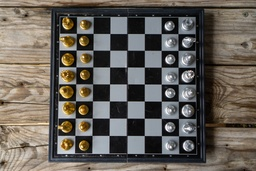
#> input picture images/chess_with_pieces.jpg, 256 x 171 px, shrunk from 2048 x 1365 before the run
$ python -i field_detect.py   (imports and definitions only)   (older library calls are emulated)
#> lines starting #> are read from the running program, lines starting #| are printed output that depends on the picture; after the words box and inside, x2 and y2 are one past the last pixel; in counts of white or black regions, pixels touching at a corner belong together
### chess_detection/util.py
import numpy as np
import cv2

from typing import *


# [21 lines left out: functions draw_points, draw_mask, draw_boxes, not called in this run]


def random_color(dims: int = 3):
    return tuple(np.random.randint(255, size=dims).tolist())


# [64 lines left out: functions draw_circles, draw_labels, draw_event, pad_to_shape_centered, not called in this run]


class f:
    def __init__(self, func: Callable, *args, **kwargs):
        self.func = func
        self.args = args
        self.kwargs = kwargs

    def __call__(self, img: np.ndarray):
        return self.func(img, *self.args, **self.kwargs)

    def __add__(self, o):
        if isinstance(o, f):
            return Pipeline(self, o)
        elif isinstance(o, Pipeline):
            return Pipeline(self, o.func_list)


class Pipeline:
    def __init__(self, *func_list: f):
        self.func_list = func_list

    def __call__(self, img: np.ndarray):
        temp_img = img.copy()
        for func in self.func_list:
            temp_img = func(temp_img)
        return temp_img

    def __add__(self, o):
        if not isinstance(o, (Pipeline, f)):
            raise TypeError(f"Cannot add '{type(o)}' to Pipeline")
        if isinstance(o, Pipeline):
            return Pipeline(*self.func_list, *o.func_list)
        elif isinstance(o, f):
            return Pipeline(*self.func_list, o)


do_gray = f(cv2.cvtColor, cv2.COLOR_BGR2GRAY)
do_invert = f(cv2.bitwise_not)

final_do_contours = f(cv2.findContours, cv2.RETR_TREE, cv2.CHAIN_APPROX_SIMPLE)

do_otsu = f(lambda img_gray: cv2.threshold(img_gray, 0, 255, cv2.THRESH_BINARY + cv2.THRESH_OTSU)[1])

def otsu_canny(img_gray: np.ndarray):
    otsu_thresh, _ = cv2.threshold(img_gray, 0, 255, cv2.THRESH_BINARY + cv2.THRESH_OTSU)
    edges = cv2.Canny(img_gray, 0.5*otsu_thresh, otsu_thresh, apertureSize=3)
    return edges
do_otsu_canny = f(otsu_canny)


def adaptive_thresh_gauss(img: np.ndarray, blocksize=3, constant=2):
    img_ad_gauss = cv2.adaptiveThreshold(
        img,
        255,
        cv2.ADAPTIVE_THRESH_MEAN_C,
        cv2.THRESH_BINARY_INV,
        blocksize,
        constant,
    )
    return img_ad_gauss
do_adaptive = f(adaptive_thresh_gauss, blocksize=151)


# [11 lines left out: function clahe_channels, not called in this run]

### chess_detection/field_detect.py
import numpy as np
import cv2
from .util import *


### TODO: Idea - if the regular method is too skewed from the whole board center, then calculate squares from the whole board
from dataclasses import dataclass

@dataclass
class FieldDetectionResults:
    field_centers: np.ndarray
    board_rect: np.ndarray
    field_side_size: float

@dataclass
class FieldDetectionResults_Contours(FieldDetectionResults):
    field_contours: np.ndarray
    board_contour: np.ndarray


### FieldDetectorContour

class FieldDetectorContour:
    def __init__(self, area_diff_thresh: float = 0.2, w_h_diff_thresh: float = 0.2):
        self.area_diff_thresh = area_diff_thresh
        self.w_h_diff_thresh = w_h_diff_thresh

        self.contour_pipe = Pipeline(
            do_gray,
            f(cv2.GaussianBlur, (3, 3), 0),
            do_otsu,
            f(cv2.morphologyEx, cv2.MORPH_OPEN, np.ones((3,3)), iterations=1),
            do_invert,
            f(cv2.findContours, cv2.RETR_TREE, cv2.CHAIN_APPROX_NONE)
        )

    # [9 lines left out: function _calc_fields_centers_from_board_rect, not called in this run]

    def _get_sqr_contours(self, img: np.ndarray, do_rotated: bool = False) -> Tuple[np.ndarray, np.ndarray]:
        contours, _ = self.contour_pipe(img)
        sqr_contours = []
        areas = []
        for contour in contours:
            epsilon = 0.1*cv2.arcLength(contour, True)
            approx = cv2.approxPolyDP(contour, epsilon, True)
            area = cv2.contourArea(contour)
            if do_rotated:
                w, h = cv2.minAreaRect(contour)[1]
            else:
                _, _, w, h = cv2.boundingRect(contour)
            if area > 100 and len(approx) == 4 and (w*h/area - 1) < self.area_diff_thresh and np.abs(w/h - 1) < self.w_h_diff_thresh:
                sqr_contours.append(contour)
                areas.append(area)
        sqr_contours = np.array(sqr_contours, dtype=object)
        areas = np.array(areas)
        return sqr_contours, areas

    # [63 lines left out: function detect_fields_centers, not called in this run]


def calc_lines_mask(edges: np.ndarray, threshold: Optional[int] = None):
    if threshold is None:
        threshold = min(edges.shape) // 5
    lines = cv2.HoughLines(edges, 1, np.pi / 180, threshold)

    line_mask = np.zeros_like(edges, dtype=np.uint8)
    for rho, theta in lines[:, 0]:
        a = np.cos(theta)
        b = np.sin(theta)
        x0 = a * rho
        y0 = b * rho
        x1 = int(x0 + 10000 * (-b))
        y1 = int(y0 + 10000 * (a))
        x2 = int(x0 - 10000 * (-b))
        y2 = int(y0 - 10000 * (a))
        cv2.line(line_mask, (x1, y1), (x2, y2), 255, 2)
    return line_mask
do_lines_mask = f(calc_lines_mask)


### FieldDetectorHough

# [8 lines left out: function calc_lines_p_mask, not called in this run]
do_lines_p_mask = f(calc_lines_p_mask)


# [14 lines left out: function draw_lines, not called in this run]


def sobel(src_image, kernel_size: int):
    grad_x = cv2.Sobel(src_image, cv2.CV_16S, 1, 0, ksize=kernel_size, scale=1,
                      delta=0, borderType=cv2.BORDER_DEFAULT)
    grad_y = cv2.Sobel(src_image, cv2.CV_16S, 0, 1, ksize=kernel_size, scale=1,
                      delta=0, borderType=cv2.BORDER_DEFAULT)
    abs_grad_x = cv2.convertScaleAbs(grad_x)
    abs_grad_y = cv2.convertScaleAbs(grad_y)

    grad = cv2.addWeighted(abs_grad_x, 0.5, abs_grad_y, 0.5, 0)

    return grad


def calc_corners_mask(img_gray: np.ndarray, dilate_iters: int = 1):
    # img_gray = cv2.GaussianBlur(img_gray, (3, 3), 0)
    img_gray = sobel(img_gray, 3)
    dst = cv2.cornerHarris(img_gray, 3, 3, 0.04)
    dst = cv2.dilate(dst, None, iterations=dilate_iters)

    corner_mask = np.zeros_like(img_gray, dtype=np.uint8)
    corner_mask[(dst > 0.01*dst.max())] = 255
    return corner_mask


class Range:
    def __init__(self, lhs: int, rhs: int):
        self.lhs = lhs
        self.rhs = rhs

    def __contains__(self, item: int) -> bool:
        return self.lhs <= item and item <= self.rhs


class FieldDetectorHough:
    def __init__(self, angle_tol: float = 0.01, sqr_size_tol: float = 0.1, do_rotated: bool = False):
        self.angle_tol = angle_tol
        self.sqr_size_tol = sqr_size_tol
        self.field_detector_contour = FieldDetectorContour()
        self.do_rotated = do_rotated

    def detect_fields_centers(self, img: np.ndarray) -> FieldDetectionResults:
        _, areas = self.field_detector_contour._get_sqr_contours(img, do_rotated=self.do_rotated)
        if len(areas) < 1:
            return None
        area_inds_sorted = areas.argsort()
        sqr_area = areas[area_inds_sorted[(len(area_inds_sorted)-1) // 2]] # Take median sqr area
        sqr_side_size = np.sqrt(sqr_area)

        cand_points = self._get_candidate_points(img)
        good_points_inds = self._pick_good_points(cand_points, sqr_side_size)
        # field_centers, board_rect, field_side_size = self._pick_best_grid(cand_points[good_points_inds], cand_points, sqr_side_size)
        grid_res = self._pick_best_grid(cand_points[good_points_inds], cand_points, sqr_side_size)
        if grid_res is None:
            return None
        field_centers, board_rect = grid_res

        return FieldDetectionResults(
            field_centers=field_centers,
            board_rect=board_rect,
            field_side_size=sqr_side_size
        )

    def _calc_cos_sims(self, points: np.ndarray) -> np.ndarray:
        diff_matrix = (points[:, np.newaxis] - points[np.newaxis])
        norms = np.linalg.norm(diff_matrix, axis=-1)
        norms[norms == 0] = 1
        cos_sims = (diff_matrix[:, np.newaxis] * diff_matrix[:, :, np.newaxis]).sum(axis=-1) / norms[:, np.newaxis] / norms[:, :, np.newaxis]
        return cos_sims

    def _pick_best_grid(self, good_points: np.ndarray, all_points: np.ndarray, sqr_side_size: float) -> Tuple[np.ndarray, np.ndarray]:
        # [4 lines left out: function eval_box, not called in this run]

        rect = cv2.minAreaRect(good_points[:, np.newaxis].astype(np.int32))
        box = cv2.boxPoints(rect)

        dim1_diff, dim2_diff = box[1] - box[0], box[2] - box[1]
        dim1_size = int(np.round(np.linalg.norm(dim1_diff) / sqr_side_size))
        dim2_size = int(np.round(np.linalg.norm(dim2_diff) / sqr_side_size))
        if dim1_size == 0 or dim2_size == 0 or dim1_size > 8 or dim2_size > 8:
            return None
        dim1_delta, dim2_delta = dim1_diff / dim1_size, dim2_diff / dim2_size

        dim1_remains, dim2_remains = 8 - dim1_size, 8 - dim2_size
        new_box = np.empty_like(box)
        boxes, evals = [], []
        for dim1_before in range(dim1_remains+1):
            dim1_after = dim1_remains - dim1_before
            for dim2_before in range(dim2_remains+1):
                dim2_after = dim2_remains - dim2_before
                new_box[0] = box[0] - dim1_before * dim1_delta - dim2_before * dim2_delta
                new_box[1] = box[1] + dim1_after * dim1_delta - dim2_before * dim2_delta
                new_box[2] = box[2] + dim1_after * dim1_delta + dim2_after * dim2_delta
                new_box[3] = box[3] - dim1_before * dim1_delta + dim2_after * dim2_delta
                boxes.append(new_box.copy())
                evals.append(eval_box(new_box))

        best_box = boxes[np.argmin(evals)]
        field_centers = []
        for i in range(8):
            for j in range(8):
                field_centers.append(best_box[0] + (i+0.5) * dim1_delta + (j+0.5) * dim2_delta)
        field_centers = np.array(field_centers, dtype=np.int32)

        return field_centers, best_box

    def _get_candidate_points(self, img: np.ndarray) -> np.ndarray:
        edges = (do_gray + do_adaptive + do_otsu_canny)(img)
        line_mask = calc_lines_mask(edges)
        corner_mask = calc_corners_mask(do_gray(img), dilate_iters=2)

        intersect_mask = cv2.bitwise_and(line_mask, corner_mask)

        numLabels, labels, stats, centroids = cv2.connectedComponentsWithStats(intersect_mask)
        centroids = centroids[1:]
        centroids = centroids.astype(np.int32)
        return centroids

    def _pick_good_points(self, points: np.ndarray, sqr_side_size: float) -> np.ndarray:
        inside_point_inds = []

        # cos_sims = np.abs(self._calc_cos_sims(points))
        cos_sims = self._calc_cos_sims(points)

        for i, point in enumerate(points):
            dists = np.linalg.norm(points - point, axis=1)
            good_dists_inds = np.where(np.isclose(dists, sqr_side_size, atol=0, rtol=self.sqr_size_tol))[0]
            good_dists = dists[good_dists_inds]
            if len(good_dists) < 4:
                continue

            good_dists_sorted_inds = good_dists.argsort()
            windows = np.lib.stride_tricks.sliding_window_view(good_dists[good_dists_sorted_inds], 4)
            windows_diffsums = (windows - windows.mean(axis=1)[..., np.newaxis]).sum(axis=1)
            best_window_ind = np.argmin(windows_diffsums)
            best_point_inds = good_dists_inds[good_dists_sorted_inds[best_window_ind: best_window_ind+4]]

            inds1 = np.repeat(best_point_inds, len(best_point_inds))
            inds2 = np.tile(best_point_inds, len(best_point_inds))
            same_dist_sims = cos_sims[i, inds1, inds2]
            # angle_check = np.all(
            #     np.isclose(same_dist_sims, 1, atol=self.angle_tol, rtol=0) |
            #     np.isclose(same_dist_sims, 0, atol=self.angle_tol, rtol=0)
            # )
            angle_check = (
                np.isclose(same_dist_sims, 0, atol=self.angle_tol, rtol=0).sum() == 8
                and np.isclose(same_dist_sims, 1, atol=self.angle_tol, rtol=0).sum() == 4
                and np.isclose(same_dist_sims, -1, atol=self.angle_tol, rtol=0).sum() == 4
            )

            if angle_check:
                inside_point_inds.append(i)
                # [4 lines of commented-out code are left out]

        return inside_point_inds

>>> import cv2
>>> picture = cv2.imread('../images/chess_with_pieces.jpg')
#> picture is the input picture: shape (171, 256, 3); mean B, G, R 89.6, 96.9, 102.9
>>> result = FieldDetectorHough().detect_fields_centers(picture)
#> the loop in __call__, `for func in self.func_list:` made 6 passes
#> pass 3, in __call__, `temp_img = func(temp_img)`:
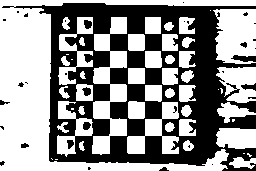
#> temp_img: shape (171, 256); 56.3% white; 33 black regions (22 under 20 px)
#> in _get_sqr_contours, `contours, _ = self.contour_pipe(img)`: contours = 74 contours, 23 with area under 20; largest, box (x1, y1, x2, y2) and area: (2, 3, 256, 171) 28359, (92, 83, 128, 120) 672, (92, 50, 128, 85) 626, (216, 101, 255, 124) 420, (126, 135, 146, 155) 356
#> the loop in _get_sqr_contours, `for contour in contours:` made 74 passes
#> (epsilon, approx, area, w, h) on passes 5, 8, 20, 21, 22, 24: (1.97, [[28, 145], [24, 143], [21, 147]], 20, 8, 5), (4.07, [[255, 83], [241, 87], [255, 90]], 48.5, 15, 8), (127.9, [[2, 7], [255, 170], [255, 6]], 28359, 254, 168), (2.59, [[80, 141], [83, 150], [78, 147]], 43.5, 7, 10), (3.9, [[182, 143], [189, 140], [194, 147], [185, 151]], 100, 13, 12), (8.84, [[161, 136], [178, 136], [179, 153], [162, 154]], 296.5, 19, 20)
#> after the loop in _get_sqr_contours, `for contour in contours:`: areas = [356, 349.5, 322, 322, 327, 307, 289, 304, 311.5, 317.5, 302.5, 304, 310.5]; sqr_contours = 13 contours; largest, box (x1, y1, x2, y2) and area: (126, 135, 146, 155) 356, (91, 135, 111, 155) 350, (127, 100, 146, 120) 327, (144, 118, 163, 137) 322, (109, 118, 128, 137) 322
#> in detect_fields_centers, `area_inds_sorted = areas.argsort()`: area_inds_sorted = [6, 10, 11, 7, 5, 12, 8, 9, 3, 2, 4, 1, 0]
#> in detect_fields_centers, `sqr_area = areas[area_inds_sorted[(len(area_inds_sorted)-1) // 2]]`: sqr_area = 311.5
#> in detect_fields_centers, `sqr_side_size = np.sqrt(sqr_area)`: sqr_side_size = 17.65
#> the loop in __call__ (call 2), `for func in self.func_list:` made 3 passes
#> the loop in calc_lines_mask, `for rho, theta in lines[:, 0]:` made 3125 passes
#> (rho, theta, a, b, x0, y0, x1, y1) on passes 1 to 3: (135, 1.57, -4.37e-08, 1, -5.9e-06, 135, -10000, 134), (144, 0, 1, 0, 144, 0, 144, 10000), (161, 0, 1, 0, 161, 0, 161, 10000)
#> in sobel, `abs_grad_y = cv2.convertScaleAbs(grad_y)`:
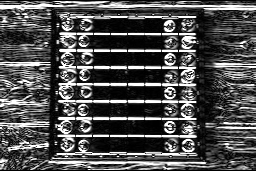
#> abs_grad_y: shape (171, 256); min 0, max 255, mean 79.4
#> in sobel, `grad = cv2.addWeighted(abs_grad_x, 0.5, abs_grad_y, 0.5, 0)`:
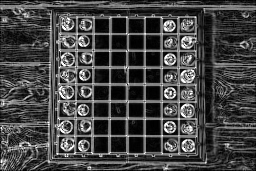
#> grad: shape (171, 256); min 0, max 255, mean 68.5
#> in calc_corners_mask, `dst = cv2.dilate(dst, None, iterations=dilate_iters)`:
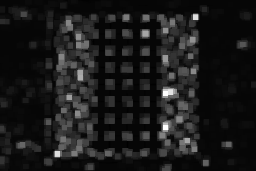
#> dst: shape (171, 256) float32; min -0.000731, max 0.0282, mean 0.00226; drawn with min black and max white
#> in _get_candidate_points, `corner_mask = calc_corners_mask(do_gray(img), dilate_iters=2)`:
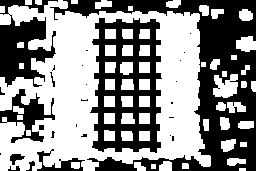
#> corner_mask: shape (171, 256); 55.3% white; 28 black regions (18 under 20 px), largest, box (x1, y1, x2, y2) and area: (50, 0, 256, 171) 9792, (90, 18, 162, 153) 5379, (0, 0, 58, 87) 2660
#> in _get_candidate_points, `numLabels, labels, stats, centroids = cv2.connectedComponentsWithStats..`:
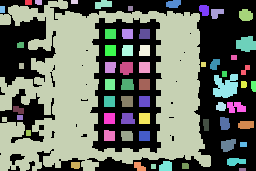
#> labels: shape (171, 256) int32; 61 distinct labels, from 0 to 60; one colour per label, 0 black
#> in _calc_cos_sims, `norms = np.linalg.norm(diff_matrix, axis=-1)`:
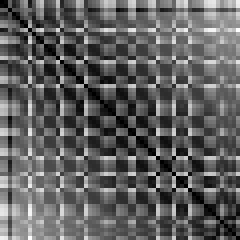
#> norms: shape (60, 60) float64 (shown 4 times larger); min 0, max 288.4, mean 109.5; drawn with min black and max white
#> the loop in _pick_good_points, `for i, point in enumerate(points):` made 60 passes
#> point on passes 1 to 8: [28, 2], [38, 1], [100, 89], [74, 1], [102, 3], [173, 3], [203, 9], [2, 9]
